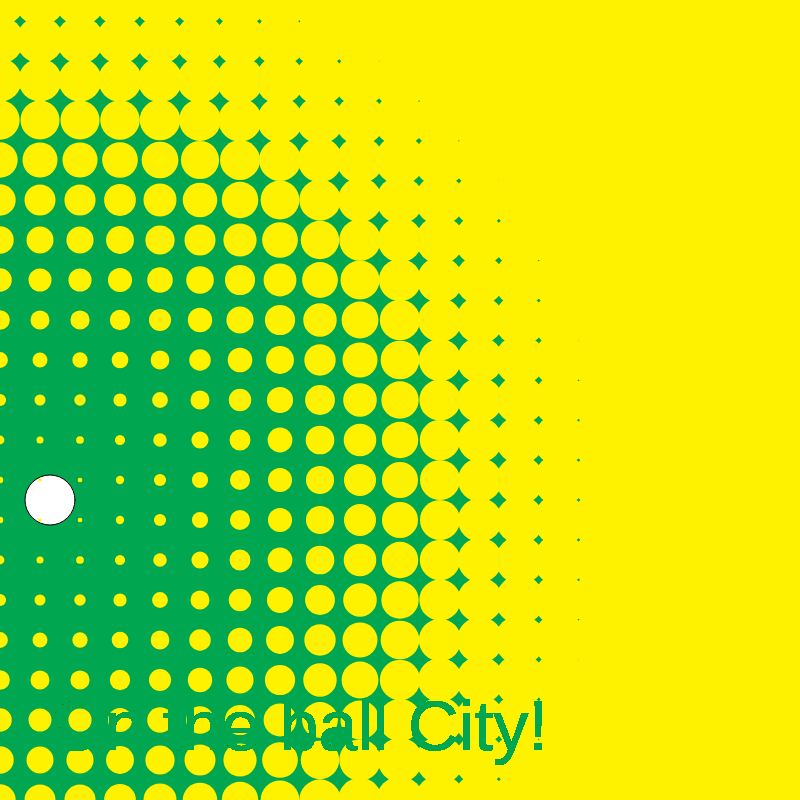
Frame 1 (no input)
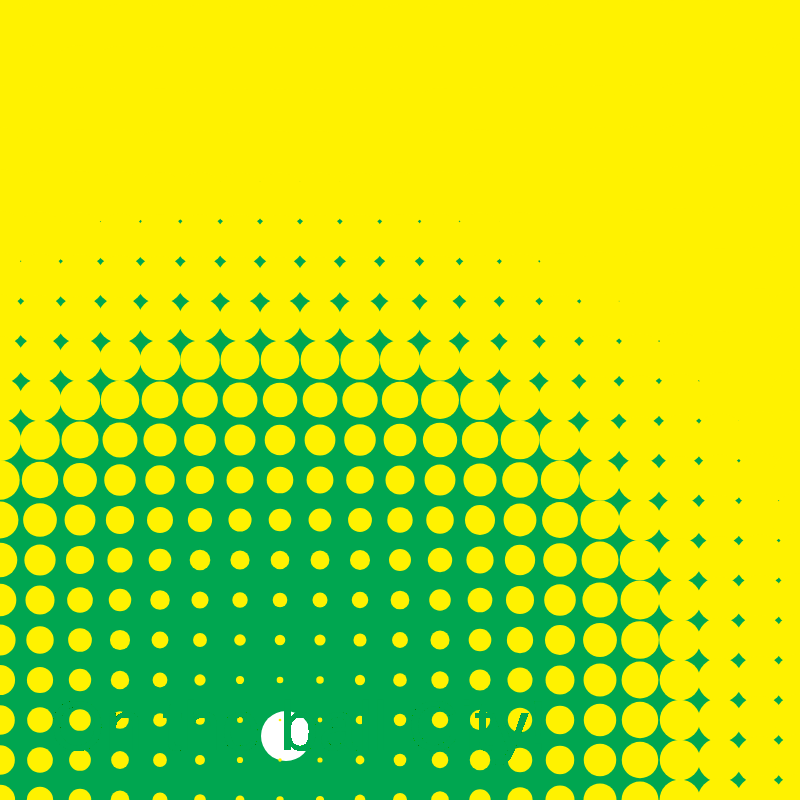
Frame 60 (no input)
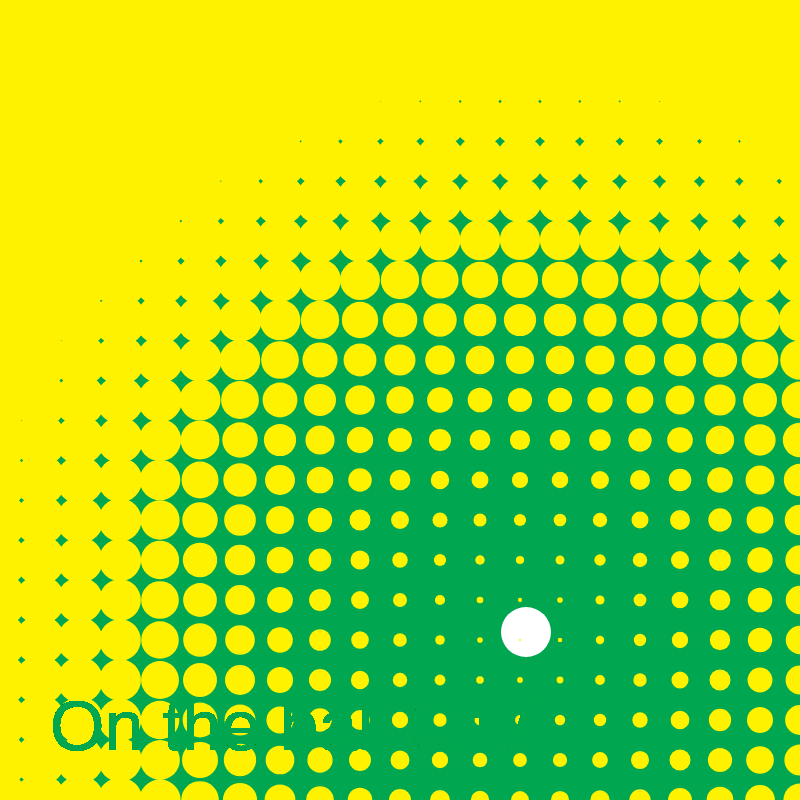
Frame 120 (the mouse pressed at the canvas centre since frame 60)

The p5.js sketch that drew these frames (run headless with seeded random() and noise() and a simulated clock; from frame 60 on, the mouse is pressed at the canvas centre):

// p5.js sketch
// ── sketch.js
var dividerW;
var dividerH;

var myFlexiSize;

var myX,myY,speed;


function setup() {
  createCanvas(800,800);
  dividerW = width/20;
  dividerH = height/20;

  myFlexiSize=1;

  myX=50;
  myY=500;
  speedX=4;
  speedY=4;

}

function draw () {
  background(0,166,80);
  fill(255);
  ellipse (myX,myY,50,50);
  noStroke()

for (var i=0; i < 21; i++){
  ellipse(dividerW*i,0,40,40);
  for (var h = 0; h<21; h++) {
    fill(255,242,0);
    ellipse(
      dividerW*i,
      dividerH*h, 
      dist(myX,myY,dividerW*i,dividerH*h)/10+myFlexiSize, 
      dist(myX,myY,dividerW*i,dividerH*h)/10+myFlexiSize);


  fill(0,166,80);
  textSize(70);
  text("On the ball City!",50,height/2+350)
    
  };
}

myX=myX+speedX;
myY=myY+speedY;

if (myX>width){
  speedX=speedX*-1;
} 

if (myX<0){
  speedX=speedX*-1;
} 

if (myY > height){
  speedY=speedY*-1;
}

if (myY < 0) {
  speedY=speedY*-1;
}

}
